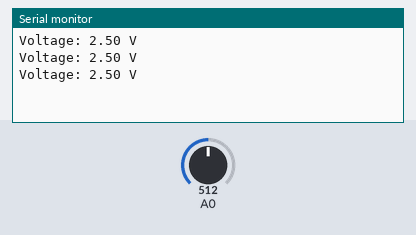
This sketch was run on a simulated Arduino Uno, built with avr-gcc and run on an emulated ATmega328P. Parts: the last lines printed to the serial monitor. The inputs (shaded band) are chosen by the test bench; at power-on: A0 = 512.

Above: at 1.3 s.
1.4 s: A0 set to 716
At 1.9 s:
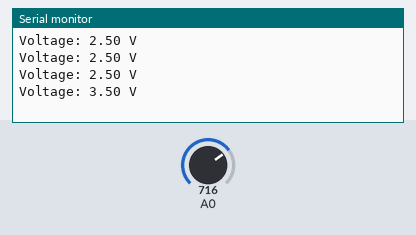
2.9 s: A0 set to 900
At 3.4 s:
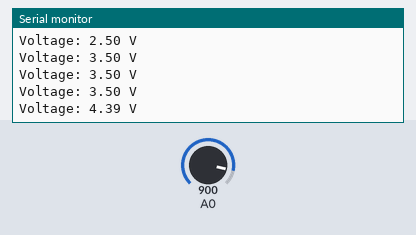
Timing chart, 0 to 5.9 s (numbered marks = the images above; inputs shaded):
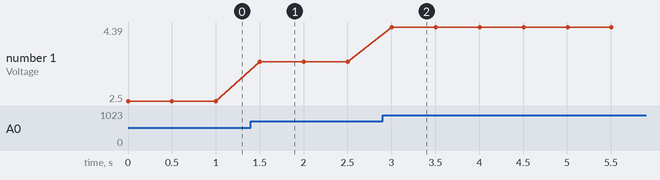

Measured:
- after the input at 1.4 s, the serial monitor: prints a new line after 0.10 s (image 1)
- after the input at 2.9 s, the serial monitor: prints a new line after 0.10 s (image 2)
- plotted number 1: 2.5 → 3.5 after the input at 1.4 s, 3.5 → 4.39 after the input at 2.9 s

The sketch:

Day7Exercise1.ino
```cpp
#include<Arduino.h>

int ADCVal = 0;
float Varef = 5;

void setup() {
    Serial.begin(9600);
    pinMode(A0, INPUT);
}

void loop() {
    ADCVal = analogRead(A0);
    float sigVolt = (Varef/1024) * ADCVal;

    // Printing digital representation level
    // Serial.println(ADCVal);

    // Printing analog voltage
    Serial.print("Voltage: ");
    Serial.print(sigVolt);
    Serial.println(" V");

    delay(500);
}
```
